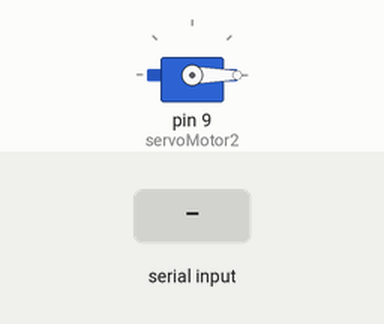
Recording of a sketch running on a simulated Arduino Uno, built with avr-gcc and run on an emulated ATmega328P. On the bench: servo. Inputs (shaded band) come from the test bench.

Above: at 1.2 s.
1.3 s: "90,45\n" received over Serial
At 3.7 s:
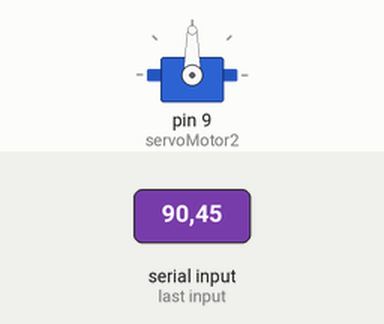
4.3 s: "30,150\n" received over Serial
At 6.8 s:
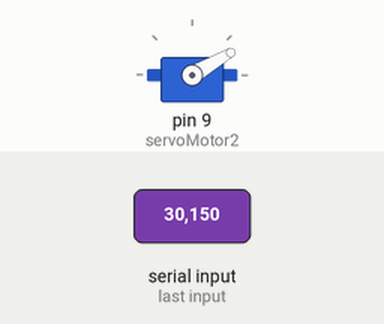
7.3 s: "200\n" received over Serial
At 9.5 s:
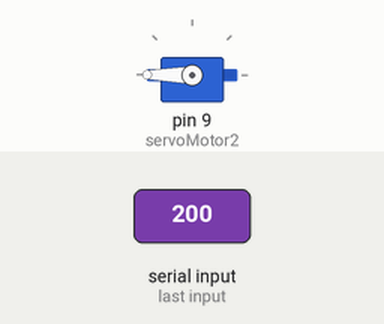
10.3 s: "90\n" received over Serial
At 13.7 s:
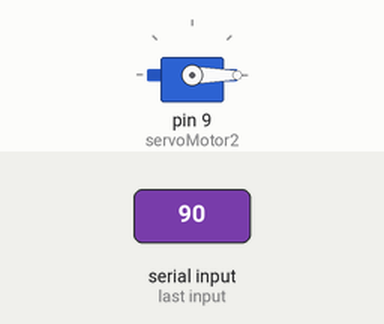
Timing chart, 0 to 14.3 s (numbered marks = the images above; inputs shaded):
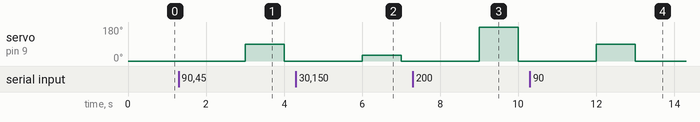

Measured:
- after the input at 1.3 s, servo on pin 9 (servoMotor2): 0° → 90° after 1.7 s, → 0° 1.0 s later
- after the input at 4.3 s, servo on pin 9 (servoMotor2): 0° → 30° after 1.7 s, → 0° 1.0 s later
- after the input at 7.3 s, servo on pin 9 (servoMotor2): 0° → 180° after 1.7 s, → 0° 1.0 s later
- after the input at 10.3 s, servo on pin 9 (servoMotor2): 0° → 90° after 1.7 s, → 0° 1.0 s later

The sketch:

CodigoRobotsBiosoft.ino
```cpp
#include <Servo.h>


String matlabData;
Servo servoMotor2;

void setup() {
 //pinMode(LED_BUILTIN, OUTPUT);

   Serial.begin(9600);
   servoMotor2.attach(9);
}

void loop() {

  if (Serial.available()>0){  //si hay datos disponibles en el serial
    //digitalWrite(LED_BUILTIN, HIGH);


    matlabData=Serial.readString();
    servoMotor2.write(matlabData.toInt());
    delay(1000);


   // Serial.println(matlabData);
  }
  else {
        //digitalWrite(LED_BUILTIN, LOW);

        servoMotor2.write(0);
          delay(1000);

          }
}

//CÓDIGO ROBOT LEER TRES ÁGULOS CAJITAS
//Descomentar en matlab App Designer el código indicado
//Comentar todo el código superior y descomentar este


//#include <Servo.h>

//String readString;

//Servo servoMotor1;
//Servo servoMotor2;
//Servo servoMotor3;

//void setup() {
// Iniciamos el monitor serie para mostrar el resultado
//  Serial.begin(9600);

// Iniciamos el servo para que empiece a trabajar con el pin 9
//   servoMotor1.attach(8);
//   servoMotor2.attach(9);
//   servoMotor3.attach(10);

//}


//void loop() {

// if (Serial.available()>0)  {
//   char c = Serial.read();
//   if (c == ',') {
//     if (readString.length() >1) {
//       int n = readString.toInt();  //convert readString into a number
//
//       if(readString.indexOf('a') >0) servoMotor1.write(n);
//       if(readString.indexOf('b') >0) servoMotor2.write(n);
//       if(readString.indexOf('c') >0) servoMotor3.write(n);
//
//
//       readString="";
//     }
//   }
//   else {
//       readString += c;
//       servoMotor1.write(0);
//       servoMotor2.write(0);
//       servoMotor3.write(0);
//   }
//  }
//    delay(1000);
//}
```
